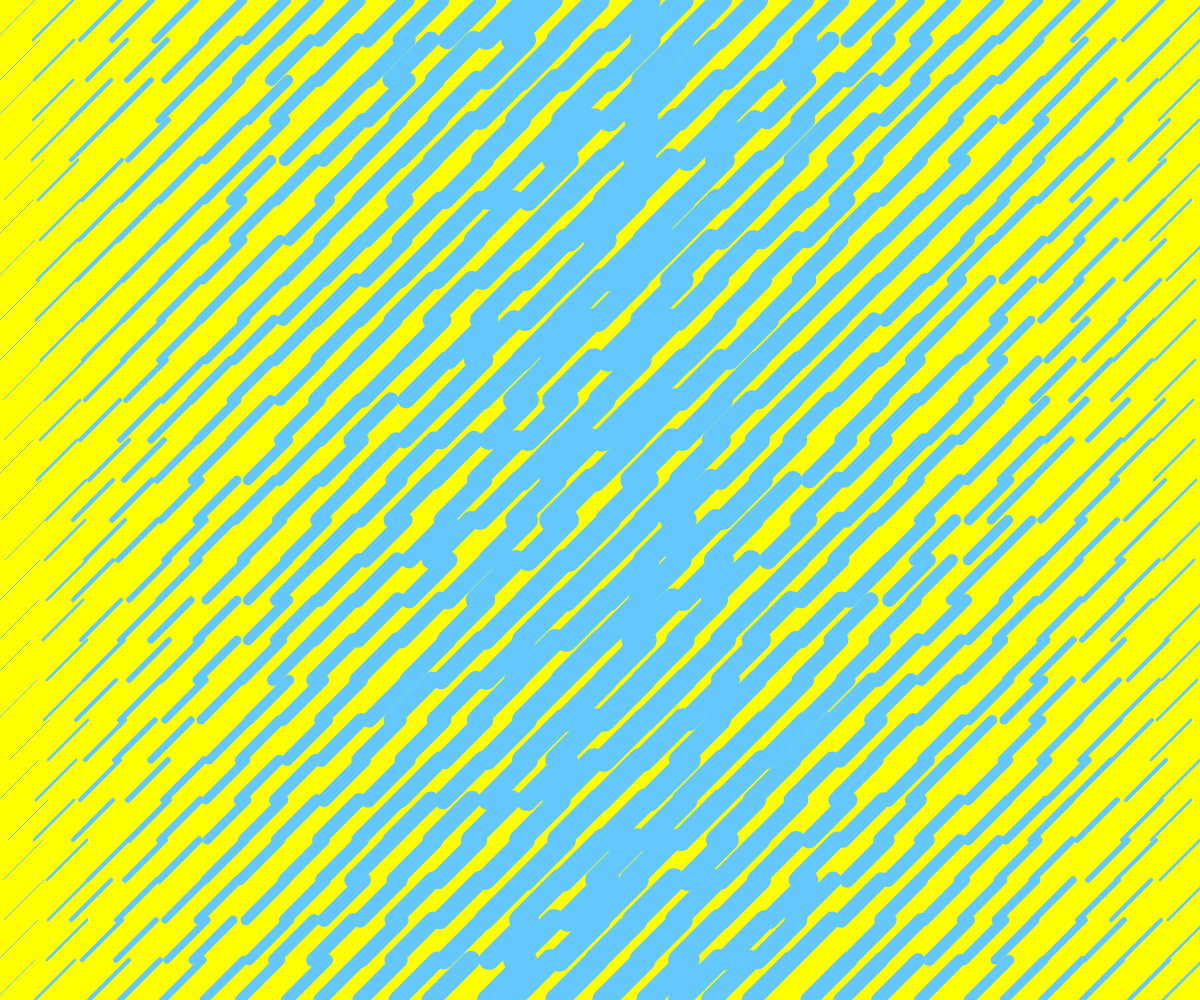
Frame 1 (no input)
Frame 60 (no input): identical to frame 1, image omitted
Frame 120 (the mouse pressed at the canvas centre since frame 60): identical to frame 1, image omitted

The p5.js sketch that drew this single still picture (run headless with seeded random() and noise() and a simulated clock; from frame 60 on, the mouse is pressed at the canvas centre):

// p5.js sketch
// ── sketch.js
let tile = 40;
let randomMax = 10;
let stichdicke;


function setup() {
    createCanvas(windowWidth, windowHeight);


}

function draw() {
    randomSeed(2); //stoppt die Random-Bewegung > macht ein statisches Bild 
    background("yellow");


    for (let x = 0; x < width; x = x + tile) {
        //console.log(x);
        for (let y = 0; y < height; y = y + tile) { //y+tile+Zahle gibt eine Lücke zwischen den Linien 

            let abstand = int(random(-1 * randomMax, randomMax));

            if (x < width / 2) {
                stroke(100, 200, 255);
                strichdicke = map(x, 0, width / 2, 1, 25);

            } else if (x > width / 2) {
                strichdicke = map(x, width / 2, width, 25, 1);

            }
            strokeWeight(strichdicke);
            line(x + tile + abstand, y, x + abstand, y + tile);

        }
    }


}
